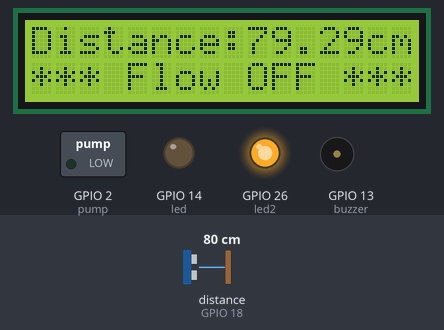
Simulated run of this sketch. Board: ESP32. Shown: 16×2 character LCD, switched loads named in the sketch (green lamp = pin HIGH), output pins drawn as LEDs (lit = HIGH), buzzer (waves = sounding, pin HIGH). Wiring (inferred from the names in the program): ultrasonic range finder: trigger GPIO 5; echo GPIO 18. The test bench sets the inputs (shaded band); at power-on: distance to the obstacle (sensor on GPIO 18) 80 cm. The echo pulse lasts 58.3 µs per cm; pins used as bus, display or sensor lines are not drawn.

Above: at 6.2 s.
6.3 s: distance to the obstacle (sensor on GPIO 18) set to 7 cm
At 7.7 s:
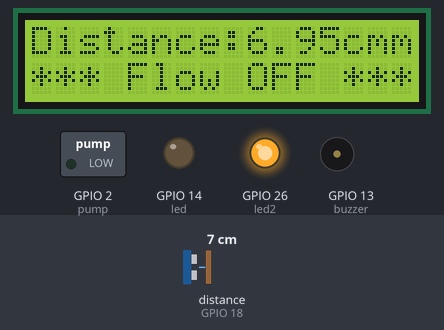
8.0 s: distance to the obstacle (sensor on GPIO 18) set to 4 cm
At 9.8 s:
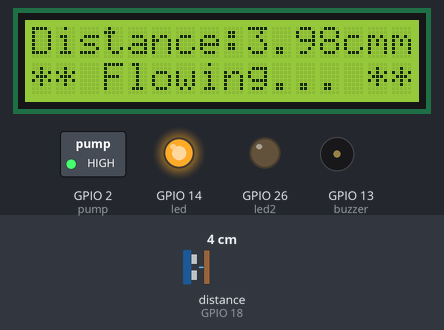
10.1 s: distance to the obstacle (sensor on GPIO 18) set to 2 cm
At 11.5 s:
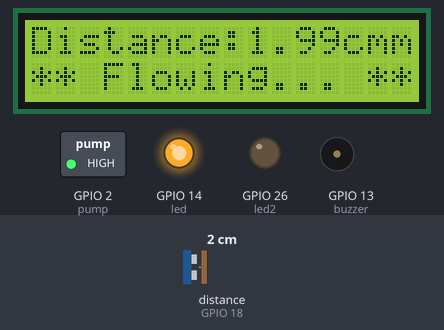
Timing chart, 0 to 13.1 s (numbered marks = the images above; inputs shaded):
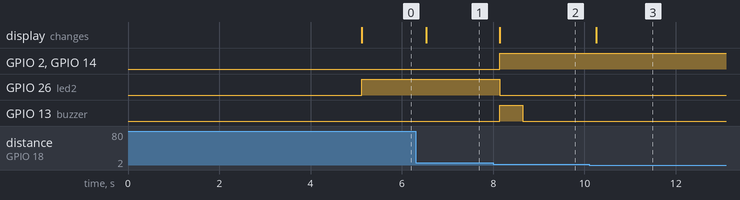

The sketch:

Touchless_tap.ino
```cpp
/* Project name:- Automatic Water Dispensing System.
--------------------------------------------------------------------------------------------------------------------
Project Summary:-

This program uses an HC-SR04 ultrasonic sensor to detect a hand or cup.
When an object comes within 5.9 cm,the water pump turns ON,the red LED turns ON,
and the buzzer beeps once. When the object moves away, the pump turns OFF,the green LED lights up,
and the system waits for the next detection. The LCD continuously displays the measured distance and system status.
---------------------------------------------------------------------------------------------------------------------
Equepments: Microcontroler(ESP32), Ultrasonic Sensore, 2 led Red or Green, Buzzer, pump motor
*/

#include<Wire.h>                         // Library for I2C communication
#include<LiquidCrystal_I2C.h>            // Library for I2C LCD display

// Create LCD object with I2C address 0x27 and size 16 columns x 2 rows
LiquidCrystal_I2C lcd(0x27, 16,2);

// Pin definitions
const int led = 14;              // red led (water flowing indicator)
const int led2 = 26;             // green led (water off indicator)
const int Echo_pin = 18;         // Echo pin of ultrasonic sensor
const int trig_pin = 5;          // Trigger pin of ultrasonic sensor
const int pump = 2;              // Water pump control pin
const int buzzer = 13;           // Buzzer pin

int buzzerPlayed = 0;           // Variable to ensure buzzer sounds only once when object is detected

void setup(){
  Wire.begin(21, 22);          // Initialize I2C communication on ESP32 (SDA=21, SCL=22)

  lcd.init();                  // Initialize LCD
  lcd.backlight();             // Turn on lcd backlight

  lcd.setCursor(3,0);           // display startup message
  lcd.print("Auto Water");

  lcd.setCursor(4,1);
  lcd.print("Dispenser");

  delay(5000);                   // Show welcome screen for 5 seconds
  lcd.clear();                   // Clear LCD

  // Configure ultrasonic sensor pins
  pinMode(trig_pin, OUTPUT);
  pinMode(Echo_pin, INPUT);
  // Configure output devices
  pinMode(pump, OUTPUT);
  pinMode(led, OUTPUT);
  pinMode(led2, OUTPUT);
  pinMode(buzzer, OUTPUT);
}

void loop(){

  // Send trigger pulse to ultrasonic sensor
  digitalWrite(trig_pin, LOW);
  delayMicroseconds(2);

  digitalWrite(trig_pin, HIGH);
  delayMicroseconds(10);

  digitalWrite(trig_pin, LOW);

  long duration = pulseIn(Echo_pin, HIGH);                // Measure time taken for echo to return

  float distance = duration*0.034/2;                     // Calculate distance in centimeters

  // Display measured distance on LCD
  lcd.setCursor(0,0);
  lcd.print("Distance:");
  lcd.print(distance);
  lcd.print("cm");

  if (distance <= 5.9) {                               // If hand/cup is detected within 5.9 cm

    // Show water flowing status
    lcd.setCursor(0,1);
    lcd.print("** Flowing... **");
    // Turn ON pump and green LED
    digitalWrite(pump, HIGH);
    digitalWrite(led, HIGH);
    digitalWrite(led2, LOW);

    if (buzzerPlayed == 0) {                          // Play buzzer only once when object first enters range
      digitalWrite(buzzer, HIGH);                     // Turn buzzer ON
      delay(500);                                     // Beep for 0.5 second
      digitalWrite(buzzer, LOW);                      // Turn buzzer OFF

      buzzerPlayed = 1;                               // Mark buzzer as already played
    }
  }
  else {
    // Show pump OFF status
    lcd.setCursor(0,1);
    lcd.print("*** Flow OFF ***");
    // Turn OFF pump and green LED
    digitalWrite(pump, LOW);
    digitalWrite(led, LOW);
    digitalWrite(led2, HIGH);       // turn on green led

    buzzerPlayed = 0;               // Reset buzzer flag for next detection
  }
  delay(200);                   // Small delay before next measurement
}
```

Measured:
- the behaviour switches between 6 and 5 cm on distance to the obstacle (sensor on GPIO 18) (found by bisection; images 1 and 2)
- after the input at 6.3 s, the display: changes after 0.23 s (image 1)
- after the input at 8.0 s, GPIO 2 (pump), GPIO 14 (led): LOW → HIGH after 0.14 s; GPIO 26 (led2): HIGH → LOW after 0.14 s; GPIO 13 (buzzer): LOW → HIGH after 0.14 s, → LOW 0.50 s later; the display: changes after 0.14 s (image 2)
- after the input at 10.1 s, the display: changes after 0.16 s (image 3)
